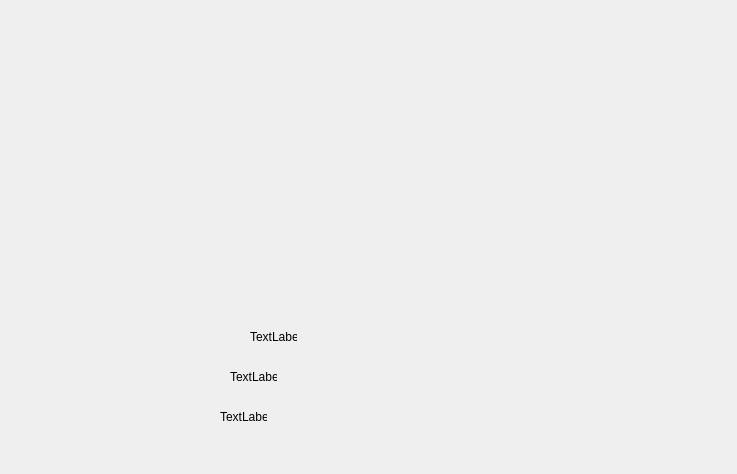
<?xml version="1.0" encoding="UTF-8"?>
<ui version="4.0">
 <class>stat_besoinplantes</class>
 <widget class="QDialog" name="stat_besoinplantes">
  <property name="geometry">
   <rect>
    <x>0</x>
    <y>0</y>
    <width>737</width>
    <height>474</height>
   </rect>
  </property>
  <property name="windowTitle">
   <string>Dialog</string>
  </property>
  <widget class="QLabel" name="label_2">
   <property name="geometry">
    <rect>
     <x>250</x>
     <y>330</y>
     <width>47</width>
     <height>14</height>
    </rect>
   </property>
   <property name="text">
    <string>TextLabel</string>
   </property>
  </widget>
  <widget class="QLabel" name="label_3">
   <property name="geometry">
    <rect>
     <x>230</x>
     <y>370</y>
     <width>47</width>
     <height>14</height>
    </rect>
   </property>
   <property name="text">
    <string>TextLabel</string>
   </property>
  </widget>
  <widget class="QLabel" name="label_4">
   <property name="geometry">
    <rect>
     <x>220</x>
     <y>410</y>
     <width>47</width>
     <height>14</height>
    </rect>
   </property>
   <property name="text">
    <string>TextLabel</string>
   </property>
  </widget>
 </widget>
 <resources/>
 <connections/>
</ui>
